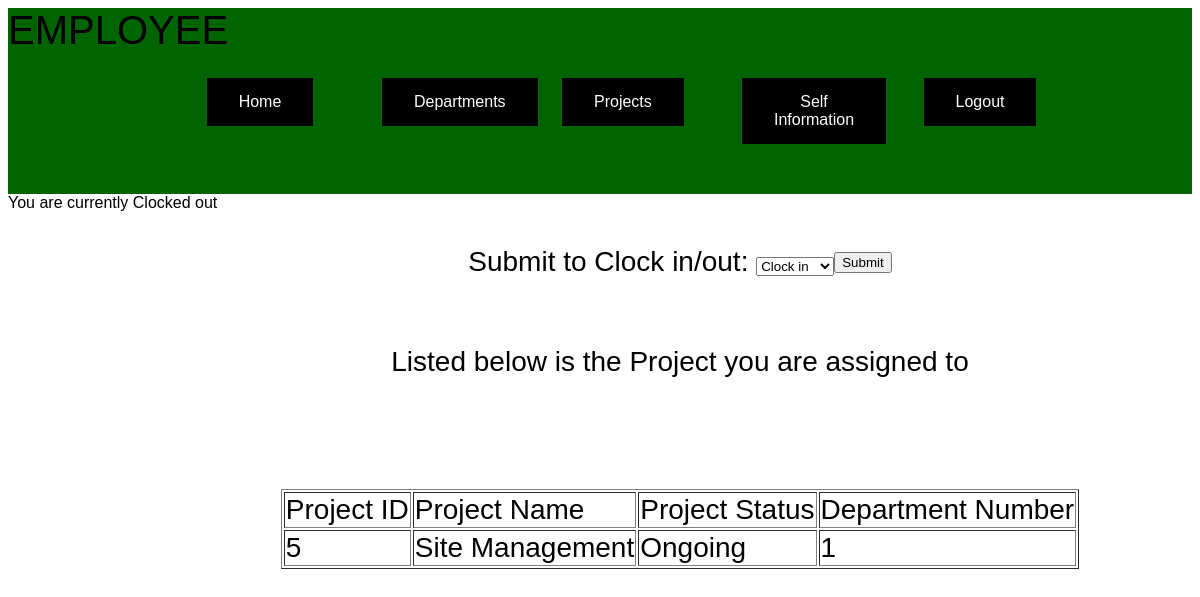
The app's page /Projects.php (signed in) with its own data.
### tables this page shows
CREATE TABLE `employee` (
  `Employee_id` int(11) NOT NULL,
  `Name` text,
  `Date` varchar(45) DEFAULT NULL,
  `Clock_in` timestamp NULL DEFAULT NULL,
  `Clock_out` timestamp NULL DEFAULT NULL,
  `Status` text NOT NULL,
  `Total_hours` float DEFAULT NULL,
  `Address` text,
  `Departments_Department_number` int(11) NOT NULL,
  `project_project_id` int(11) NOT NULL
);

CREATE TABLE `project` (
  `Project_id` int(11) NOT NULL,
  `Project_name` varchar(45) DEFAULT NULL,
  `Hours` varchar(45) DEFAULT NULL,
  `Cost` float DEFAULT NULL,
  `Status_of_project` varchar(45) DEFAULT NULL,
  `Departments_Department_number` int(11) NOT NULL
);

### Projects.php (the view, shortened to what this page needs)
<!DOCTYPE html>
<html>
<head>
</head>
<body>
<div class="menu-bar">
    <div class="container2">
        EMPLOYEE
    </div>
<ul>
<li><a href="homePage1.php"><button class="button button1">Home</button></a></li>
<li><a href="Department.php"><button class="button button1">Departments</button></a></li>
<li><a href="Projects.php"><button class="button button1">Projects</button></a></li>
<li><a href="self_information.php"><button class="button button1">Self Information</button></a></li>
<li><a href="logout1.php"><button class = "button button1">Logout</button></a></li>
</ul>
</div>
</body>
<div class="wrapper">
    <div class="top">
        <?php
            $port = $_SERVER['WEBSITE_MYSQL_PORT'];
            $host = "localhost:$port";
            $username = "azure";
            $password = "6#vWHD_$";
            $db_name = "localdb";
            $mysqli = new mysqli($host,$username,$password,$db_name);
            $e_id10 = $_SESSION['employee_id'];
            $sql30 = "SELECT Status FROM employee WHERE Employee_id = '$e_id10'";
            $resul20 = mysqli_query($mysqli,$sql30);
            $data20 = mysqli_fetch_assoc($resul20);
            $hours0 = $data20['Status'];
            echo "You are currently ";
            echo $hours0;
        ?>
        <form action="Projects.php" method="POST">
            <div class="container">
                <p>Submit to Clock in/out: <select type="text" name="clock">
                <option value='Clock in'>Clock in</option>
                </select></p>
                <input type="Submit">
                </form>
            </div>
    </div>
<div class ="container">
    <p>Listed below is the Project you are assigned to</p>
</div>
    <div class="container">
        <div class="bottom">
<?php
$port = $_SERVER['WEBSITE_MYSQL_PORT'];
$host = "localhost:$port";
$username = "azure";
$password = "6#vWHD_$";
$db_name = "localdb";
$mysqli = new mysqli($host,$username,$password,$db_name);
    $employee_id = $_SESSION['employee_id'];
    $sq = "SELECT project_project_id FROM employee WHERE Employee_id = '$employee_id'";
    $resul = mysqli_query($mysqli,$sq);
    $data = mysqli_fetch_assoc($resul);
    $Project_ID = $data['project_project_id'];
    if(!empty($Project_ID)){
        $sql = "SELECT Project_id, Project_name, Status_of_project, Departments_Department_number FROM project WHERE project_id = '$Project_ID'";
        $result2 = $mysqli->query($sql);
        echo "<br>";
        echo "<table border='1'>";
        echo "<td>" .'Project ID'."</td>";
        echo "<td>" .'Project Name'. "</td>";
        echo "<td>" .'Project Status'. "</td>";
        echo "<td>" .'Department Number'. "</td>";
        while($row = mysqli_fetch_assoc($result2)){
            echo "<tr>";
            foreach($row as $field => $value){
            echo "<td>".$value."</td>";
            }
            echo "</tr>";
        }
        echo "</table>";
        }
        else{
            echo "";
            echo "Please enter your Department Number to reference the projects in your department";
        }
?>
        </div>
    </div>
</html>

### Projects.php (style rules this page uses)
.container { display: flex; align-items: center; justify-content: center; height: 100px; margin-left: 160px; font-size: 28px; padding: 0px 10px; }
.container2 { display: flex; align-items: left; justify-content: left; font-size:40px; height: 20px; }
.button { border: none; color: white; padding: 15px 32px; text-align: center; text-decoration: none; display: inline-block; font-size:16px; margin: 4px 2px; cursor: pointer; background-color: transparent; outline: none; }
.button1 { border: none; color: white; padding: 15px 32px; text-align: center; text-decoration: none; display: inline-block; font-size: 16px; margin: 4px 2px; cursor: pointer; background-color: #000000; }
.top { display: table-row; height: 50px; }
.bottom { display: table-row; height: 10px; }
.wrapper { display: table; height: 100%; width: 100%; }
body { background-image: url(1687805.jpg); background-size: cover; background-position: center; font-family: sans-serif; }
.menu-bar { background:rgb(0,100,0); text-align:center; }
.menu-bar ul { display:inline-flex; list-style:none; color:#ffffff; }
.menu-bar ul li { width:120px; margin:15px; padding:15px; }

### records on screen
employee: Status "Clocked out"
project: Project_id "5", Project_name "Site Management", Status_of_project "Ongoing", Departments_Department_number "1"
